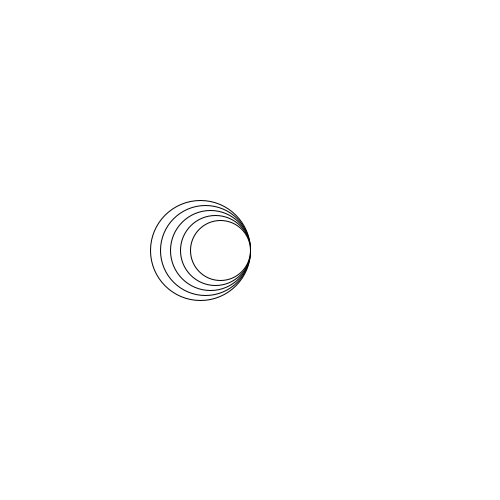
Frame 1 (no input)
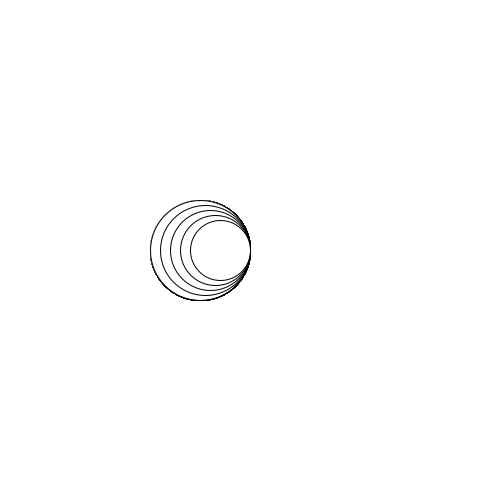
Frame 60 (the mouse pressed at the canvas centre just before this capture)
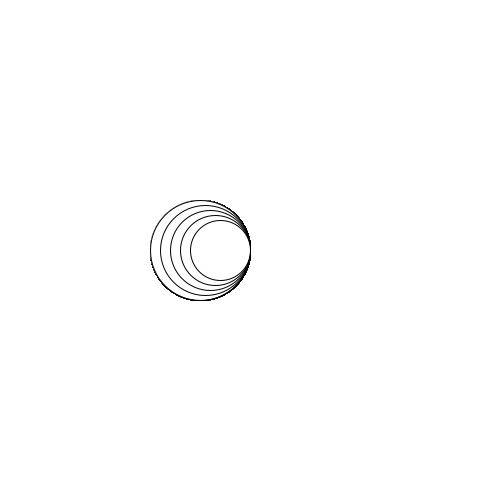
Frame 120 (the mouse held since frame 60 and released just before this capture)

The Processing sketch that drew these frames (run headless with seeded random() and noise(); from frame 60 on, the mouse is pressed at the canvas centre):

// Processing sketch: H09_opd_6
// ── H09_opd_6.pde
void setup(){
size(500,500);
background(255,255,255);
}

void draw(){
  
int sizeC = 100;

for(int i = 0; i < 5; i++){
  ellipse(250 - sizeC/2, 250, sizeC,sizeC);
  sizeC-=10;
}}
